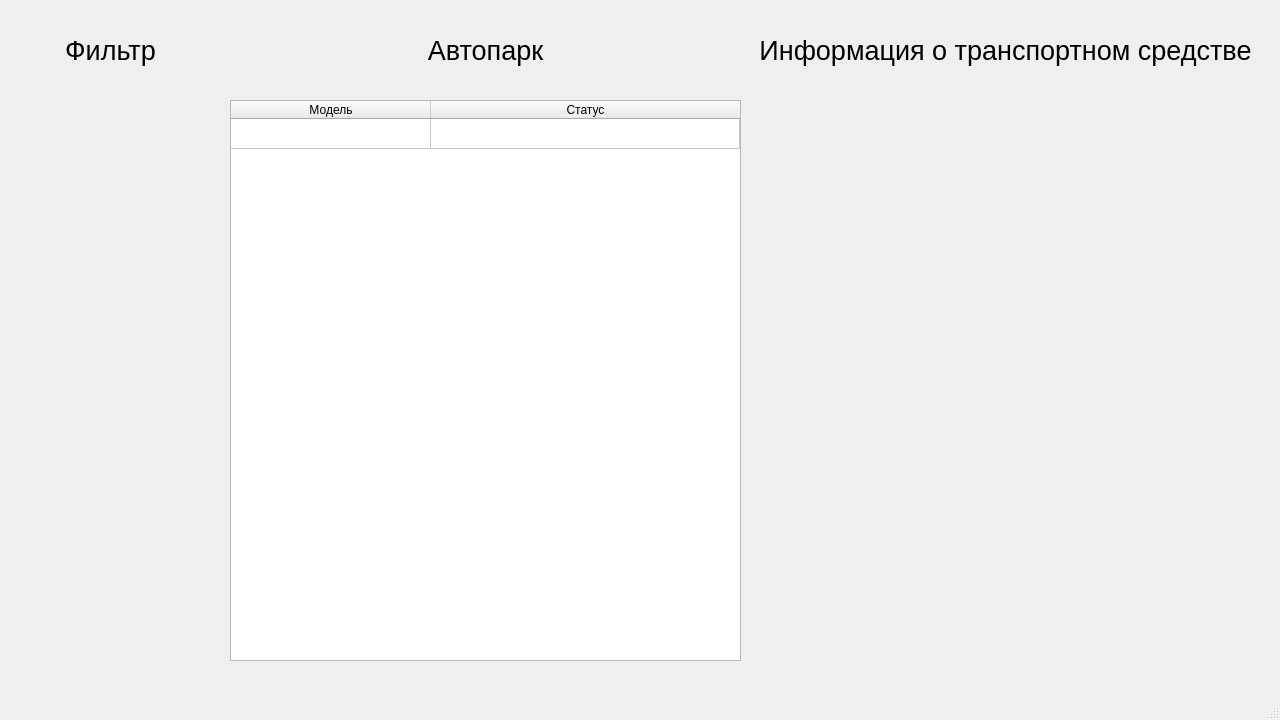
<?xml version="1.0" encoding="UTF-8"?>
<ui version="4.0">
 <class>MainWindow</class>
 <widget class="QMainWindow" name="MainWindow">
  <property name="enabled">
   <bool>true</bool>
  </property>
  <property name="geometry">
   <rect>
    <x>0</x>
    <y>0</y>
    <width>1280</width>
    <height>720</height>
   </rect>
  </property>
  <property name="minimumSize">
   <size>
    <width>1280</width>
    <height>720</height>
   </size>
  </property>
  <property name="maximumSize">
   <size>
    <width>1280</width>
    <height>720</height>
   </size>
  </property>
  <property name="windowTitle">
   <string>RentaCar</string>
  </property>
  <widget class="QWidget" name="centralwidget">
   <widget class="QTableWidget" name="veh_table">
    <property name="geometry">
     <rect>
      <x>230</x>
      <y>100</y>
      <width>511</width>
      <height>561</height>
     </rect>
    </property>
    <attribute name="horizontalHeaderDefaultSectionSize">
     <number>200</number>
    </attribute>
    <attribute name="horizontalHeaderStretchLastSection">
     <bool>true</bool>
    </attribute>
    <attribute name="verticalHeaderVisible">
     <bool>false</bool>
    </attribute>
    <row>
     <property name="text">
      <string>1</string>
     </property>
    </row>
    <column>
     <property name="text">
      <string>Модель</string>
     </property>
    </column>
    <column>
     <property name="text">
      <string>Статус</string>
     </property>
    </column>
   </widget>
   <widget class="QLabel" name="veh_table_label">
    <property name="geometry">
     <rect>
      <x>230</x>
      <y>30</y>
      <width>511</width>
      <height>41</height>
     </rect>
    </property>
    <property name="font">
     <font>
      <family>Segoe UI</family>
      <pointsize>20</pointsize>
      <weight>50</weight>
      <italic>false</italic>
      <bold>false</bold>
     </font>
    </property>
    <property name="styleSheet">
     <string notr="true">font: 20pt &quot;Segoe UI&quot;;
</string>
    </property>
    <property name="text">
     <string>Автопарк</string>
    </property>
    <property name="alignment">
     <set>Qt::AlignCenter</set>
    </property>
   </widget>
   <widget class="QLabel" name="veh_filter_label">
    <property name="geometry">
     <rect>
      <x>30</x>
      <y>30</y>
      <width>161</width>
      <height>41</height>
     </rect>
    </property>
    <property name="font">
     <font>
      <family>Segoe UI</family>
      <pointsize>20</pointsize>
      <weight>50</weight>
      <italic>false</italic>
      <bold>false</bold>
     </font>
    </property>
    <property name="styleSheet">
     <string notr="true">font: 20pt &quot;Segoe UI&quot;;
</string>
    </property>
    <property name="text">
     <string>Фильтр</string>
    </property>
    <property name="alignment">
     <set>Qt::AlignCenter</set>
    </property>
   </widget>
   <widget class="QLabel" name="veh_info_label">
    <property name="geometry">
     <rect>
      <x>750</x>
      <y>30</y>
      <width>511</width>
      <height>41</height>
     </rect>
    </property>
    <property name="font">
     <font>
      <family>Segoe UI</family>
      <pointsize>20</pointsize>
      <weight>50</weight>
      <italic>false</italic>
      <bold>false</bold>
     </font>
    </property>
    <property name="styleSheet">
     <string notr="true">font: 20pt &quot;Segoe UI&quot;;
</string>
    </property>
    <property name="text">
     <string>Информация о транспортном средстве</string>
    </property>
    <property name="alignment">
     <set>Qt::AlignCenter</set>
    </property>
   </widget>
  </widget>
  <widget class="QStatusBar" name="statusbar"/>
 </widget>
 <resources/>
 <connections/>
</ui>
